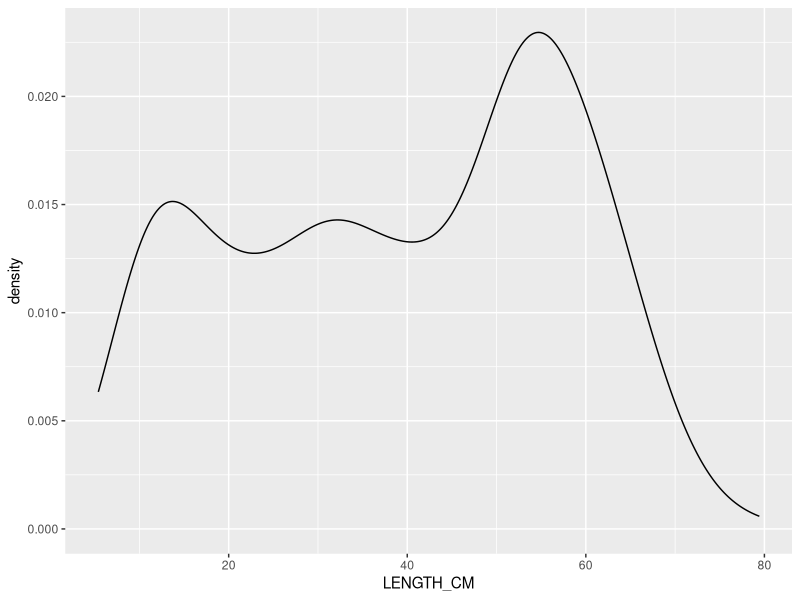
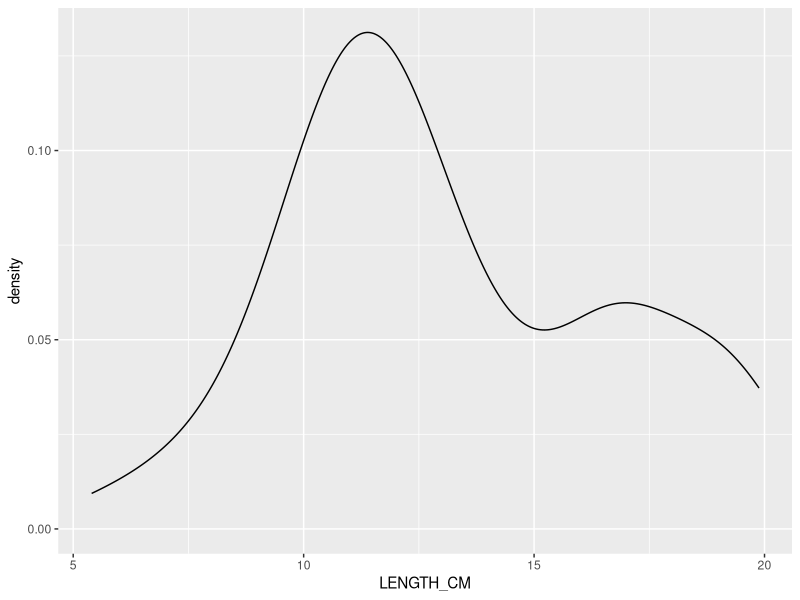
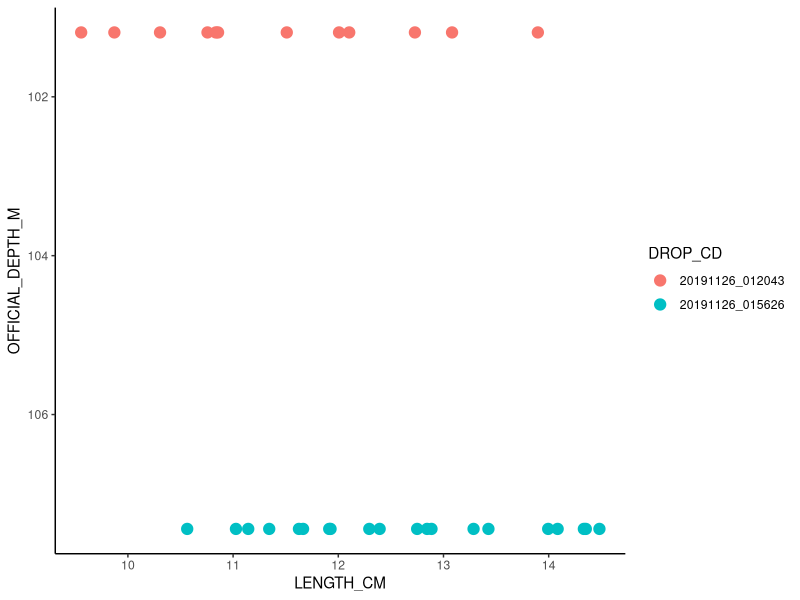
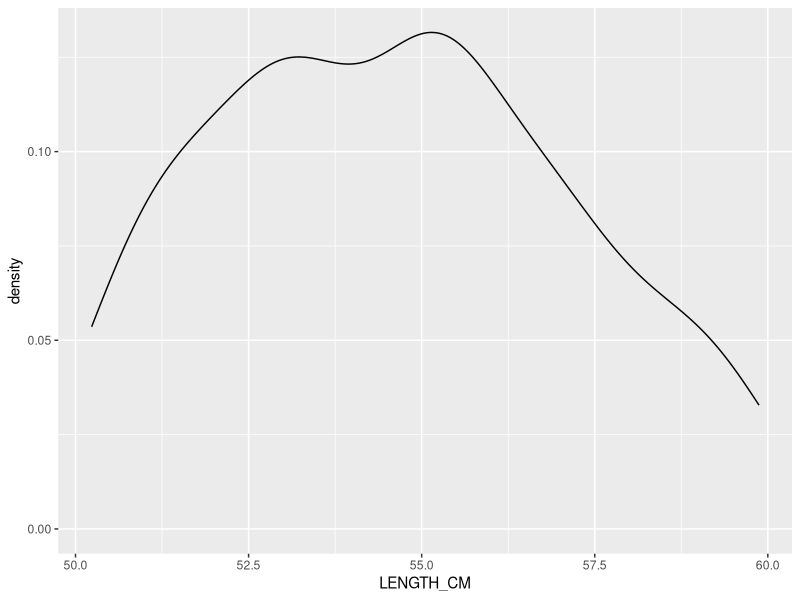
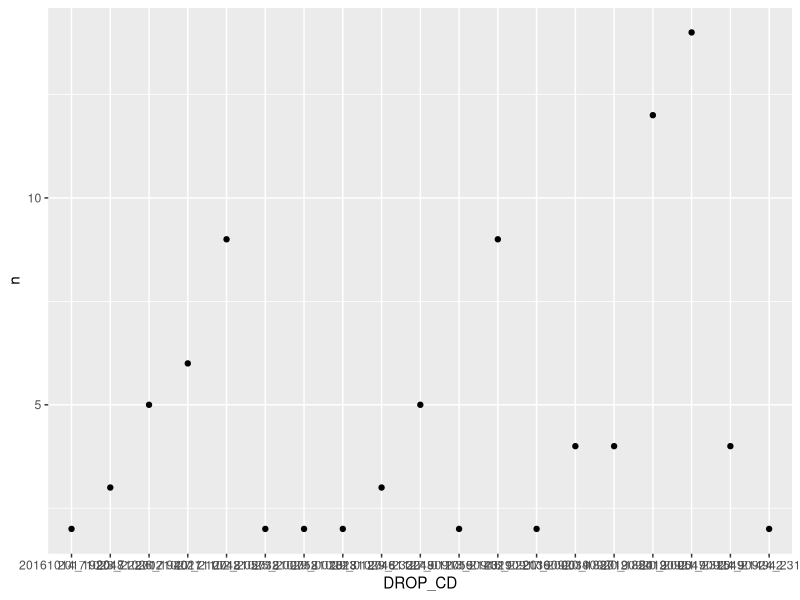
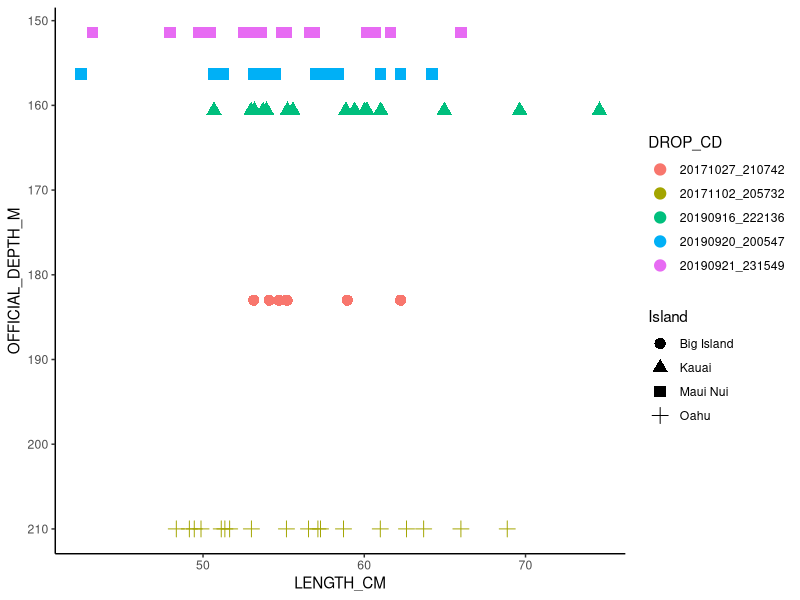
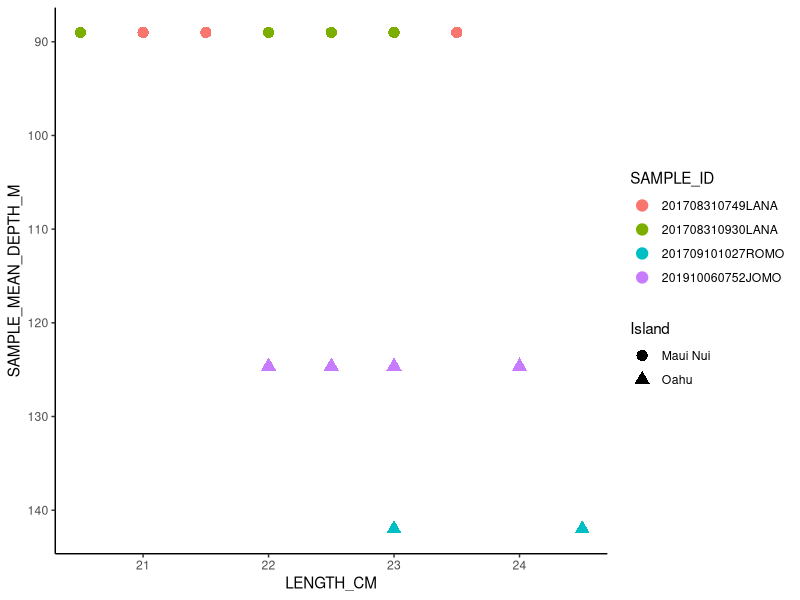

The R script that drew these images, in order: (Note: this script raises an error after producing the figures.)
library(tidyverse)
library(magrittr)

camera_lengths <- read.csv("./Data/BFISH 2016-2019 Camera Lengths.csv")
fishing_lengths <- read.csv("./Data/BFISH 2016-2019 Research Fishing Lengths.csv")

head(camera_lengths)
head(fishing_lengths)

sp_code <- "PRFI"

### What is causing the mode in the smaller sizes of the BFISH camera data?
cam <- camera_lengths %>% 
filter(str_detect(SPECIES_CD, sp_code)) %>% 
filter(str_detect(BFISH, "_S", negate = TRUE)) %>% 
select(-X)
head(cam)

summary(cam)

cam %>% 
ggplot(aes(x = LENGTH_CM)) +
geom_density()

cam %>% 
filter(LENGTH_CM < 20) %>% 
ggplot(aes(x = LENGTH_CM)) +
geom_density()

small_mode_drops <- cam %>% 
filter(LENGTH_CM < 15 & LENGTH_CM > 10) %>% 
group_by(DROP_CD) %>% 
summarise(n = n()) %>% 
filter(n >= 10) %>% 
pull(DROP_CD)

small_mode_drops

cam %>% 
filter(str_detect(DROP_CD, paste0(small_mode_drops, collapse = "|"))) %>% 
filter(LENGTH_CM < 20) %>% 
group_by(DROP_CD) %>% 
summarise(n())

## 4 camera drops had 10 or more fish < 20cm 
## The samples came from Maui Nui (1 site) and Oahu (3 sites)
## Those small fish came from depths of 80 - 110 m (first 1st quantile of depths)
cam %>% 
filter(str_detect(DROP_CD, paste0(small_mode_drops, collapse = "|")))  %>% 
ggplot(aes(x = LENGTH_CM, y = OFFICIAL_DEPTH_M)) + 
geom_point(aes(colour = DROP_CD), size = 3.5) +
scale_y_reverse() +
theme_classic()

### What is causing the mode in the larger sizes of the BFISH camera data?
cam %>% 
filter(LENGTH_CM > 50 & LENGTH_CM < 60) %>% 
ggplot(aes(x = LENGTH_CM)) +
geom_density()

cam %>% 
filter(LENGTH_CM > 50 & LENGTH_CM < 60) %>% 
group_by(DROP_CD) %>% 
summarise(n = n()) %>% 
filter(n > 1) %>% 
ggplot(aes(x = DROP_CD, y = n)) + geom_point()

large_mode_drops <- cam %>% 
filter(LENGTH_CM > 50 & LENGTH_CM < 60) %>% 
group_by(DROP_CD) %>% 
summarise(n = n()) %>% 
filter(n > 5) %>% 
pull(DROP_CD)

cam %>% 
filter(str_detect(DROP_CD, paste0(large_mode_drops, collapse = "|")))  %>% 
ggplot(aes(x = LENGTH_CM, y = OFFICIAL_DEPTH_M)) + 
geom_point(aes(colour = DROP_CD, shape = Island), size = 3.5) +
scale_y_reverse() +
theme_classic()


fish <- fishing_lengths %>% 
  filter(str_detect(SPECIES_CD, sp_code)) %>% 
  filter(str_detect(BFISH, "_S", negate = TRUE)) %>% 
  select(-X)

small_mode_fish <- fish %>% 
filter(LENGTH_CM > 20 & LENGTH_CM < 25)  %>% 
group_by(SAMPLE_ID) %>% 
summarise(n = n()) %>% 
filter(n > 1) %>% 
pull(SAMPLE_ID)

summary(fish)

fish %>% 
filter(str_detect(SAMPLE_ID, paste0(small_mode_fish, collapse = "|")))  %>% 
filter(LENGTH_CM > 20 & LENGTH_CM < 25) %>% 
ggplot(aes(x = LENGTH_CM, y = SAMPLE_MEAN_DEPTH_M)) + 
geom_point(aes(colour = SAMPLE_ID, shape = Island), size = 3.5) +
scale_y_reverse() +
theme_classic()

cam.merge <- cam %>% 
  select(PSU, DROP_CD, SPECIES_CD, OFFICIAL_DEPTH_M, LENGTH_CM, Island) %>% 
  rename(MEAN_DEPTH = "OFFICIAL_DEPTH_M",
         SAMPLE_ID = "DROP_CD") %>% 
  mutate(Year = str_sub(SAMPLE_ID, 1, 4),
         Month = str_sub(SAMPLE_ID, 5,6),
         Day = str_sub(SAMPLE_ID, 7,8),
         Gear = "Camera") 

fish.merge <- fish %>% 
  select(PSU, SAMPLE_ID, SPECIES_CD, SAMPLE_MEAN_DEPTH_M, LENGTH_CM, Island) %>% 
  rename(MEAN_DEPTH = "SAMPLE_MEAN_DEPTH_M") %>% 
  mutate(Year = str_sub(SAMPLE_ID, 1, 4),
    Month = str_sub(SAMPLE_ID, 5, 6),
    Day = str_sub(SAMPLE_ID, 7, 8),
    Gear = "Research Fishing") 

lengths.combo <- bind_rows(cam.merge, fish.merge)

lengths.combo %>% 
  mutate(SAMPLE_ID = factor(SAMPLE_ID)) %>% 
  distinct(SAMPLE_ID, .keep_all = TRUE) %>% 
  group_by(Gear, Year) %>% 
  summarise(N = n()) %>% 
  pivot_wider(names_from = Gear, values_from = N) %>% 
  gt() %>% 
  tab_header(title = "Number of Sampling Events")
  

lengths.combo %>% 
  ggplot(aes(x = LENGTH_CM)) +
  geom_density(aes(colour = Gear)) +
  facet_wrap(~Year) +
  theme_classic()


lengths.combo %>% 
  mutate(SAMPLE_ID = factor(SAMPLE_ID)) %>% 
  distinct(SAMPLE_ID, .keep_all = TRUE) %>% 
  group_by(Gear, Island) %>% 
  summarise(N = n()) %>% 
  pivot_wider(names_from = Gear, values_from = N) %>% 
  gt() %>% 
  tab_header(title = "Number of Sampling Events by Island")

lengths.combo %>% 
  ggplot(aes(LENGTH_CM)) +
  geom_density(aes(colour = Gear)) + 
  facet_wrap(~Island) +
  theme_classic() +
  labs(main = "Length Distributions by Island")
